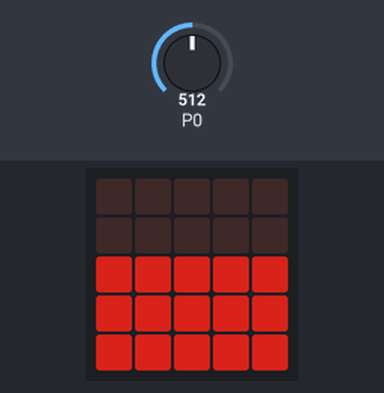
Bench run of a program on a simulated BBC micro:bit running MicroPython. Shown: the board's 5×5 LED display. The inputs (shaded band) are chosen by the test bench; at power-on: P0 = 512 (analog values on the 0–1023 scale). Dim RGB values are drawn brighter than linear.

Above: at 1.2 s.
1.3 s: P0 set to 910
At 2.7 s:
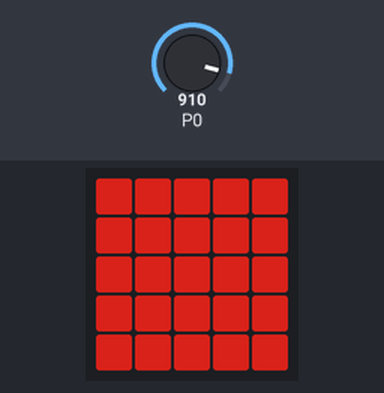
4.3 s: P0 set to 900
At 5.4 s:
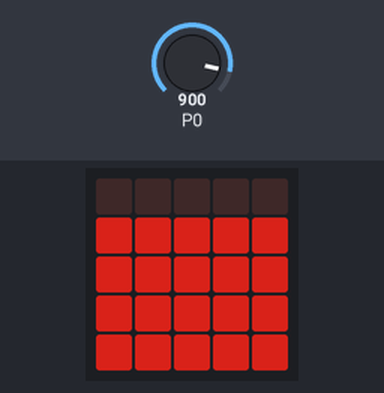
5.8 s: P0 set to 490
At 6.2 s:
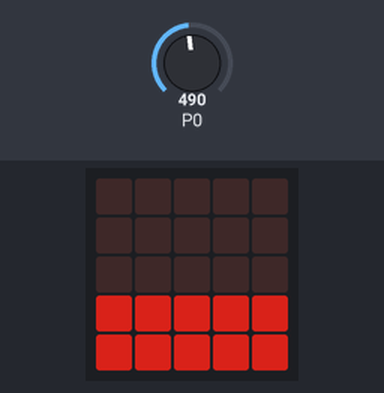
7.3 s: P0 set to 290
At 8.5 s:
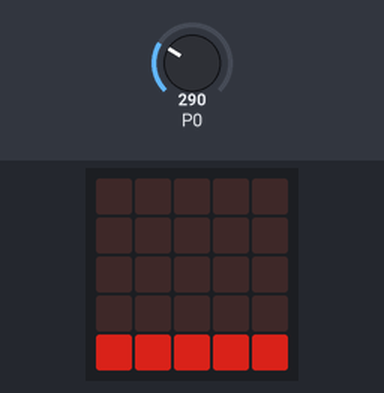
8.8 s: P0 set to 306
At 9.8 s:
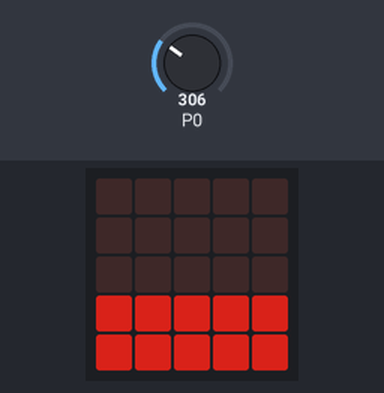
10.3 s: P0 set to 122
At 11.2 s:
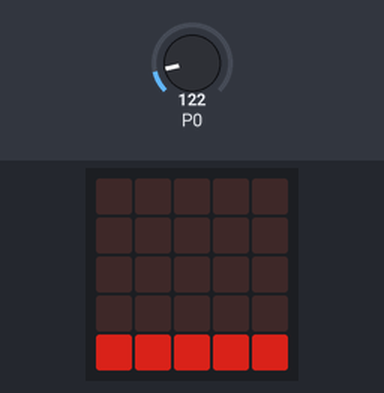
Timing chart, 0 to 12.8 s (numbered marks = the images above; inputs shaded):
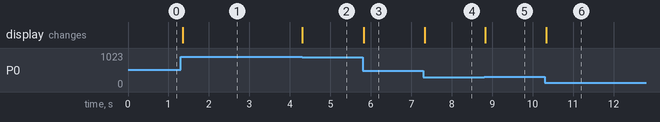

Measured:
- after the input at 1.3 s, the display: changes after 0.05 s (image 1)
- after the input at 4.3 s, the display: first changes at once (image 2 shows a later state)
- after the input at 5.8 s, the display: changes at once (image 3)
- after the input at 7.3 s, the display: changes at once (image 4)
- after the input at 8.8 s, the display: changes at once (image 5)
- after the input at 10.3 s, the display: changes at once (image 6)

The program:

dodavanje_vrsta.py
```python
from microbit import *

while True:

    vrednost = pin0.read_analog()

    if vrednost > 900:
        for i in range(0, 5):
            display.set_pixel(i, 0, 5)
    if vrednost > 700:
        for i in range(0, 5):
            display.set_pixel(i, 1, 5)
    if vrednost > 500:
        for i in range(0, 5):
            display.set_pixel(i, 2, 5)
    if vrednost > 300:
        for i in range(0, 5):
            display.set_pixel(i, 3, 5)
    if vrednost > 100:
        for i in range(0, 5):
            display.set_pixel(i, 4, 5)
    sleep(50)
    display.clear()
```
